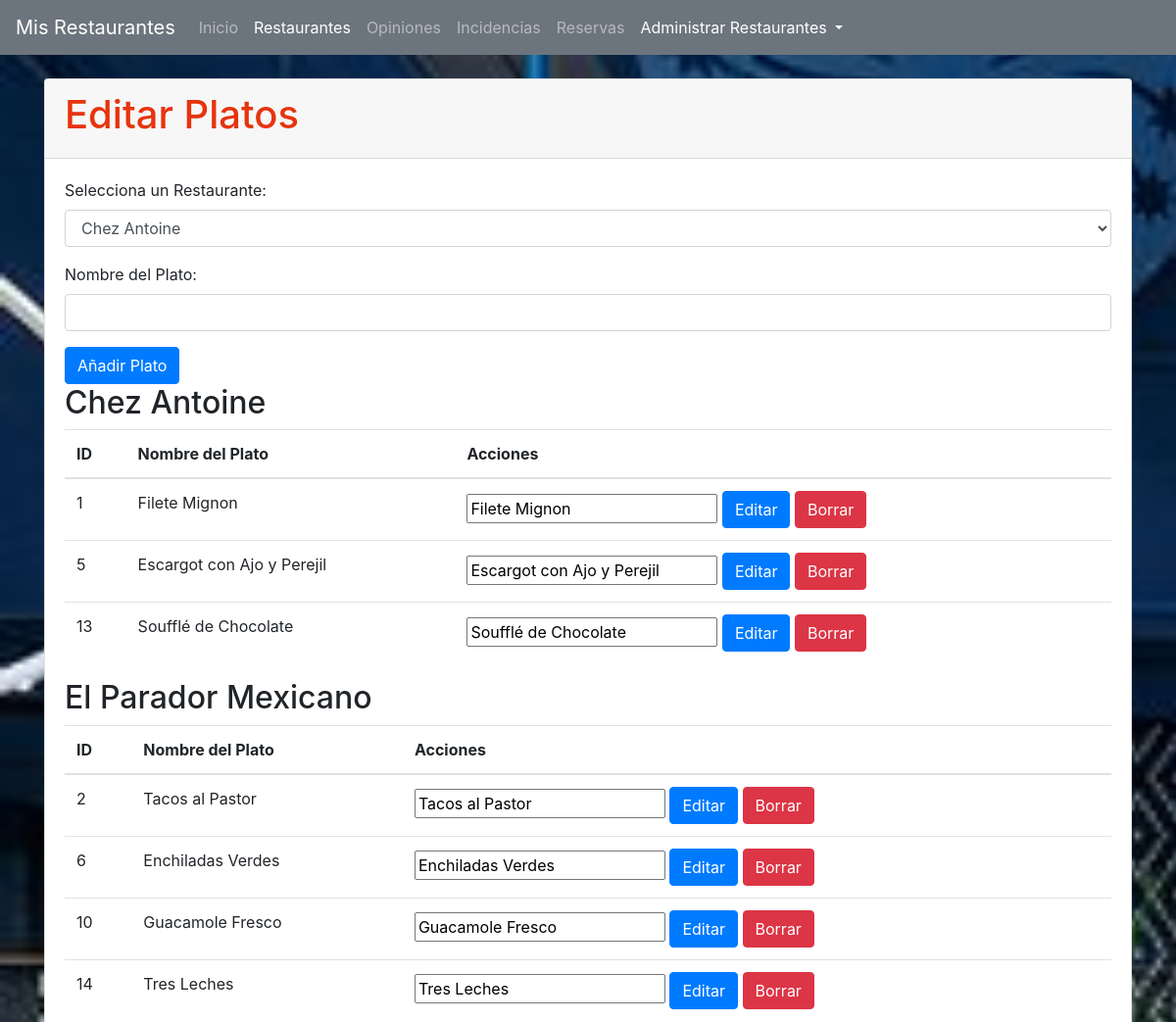
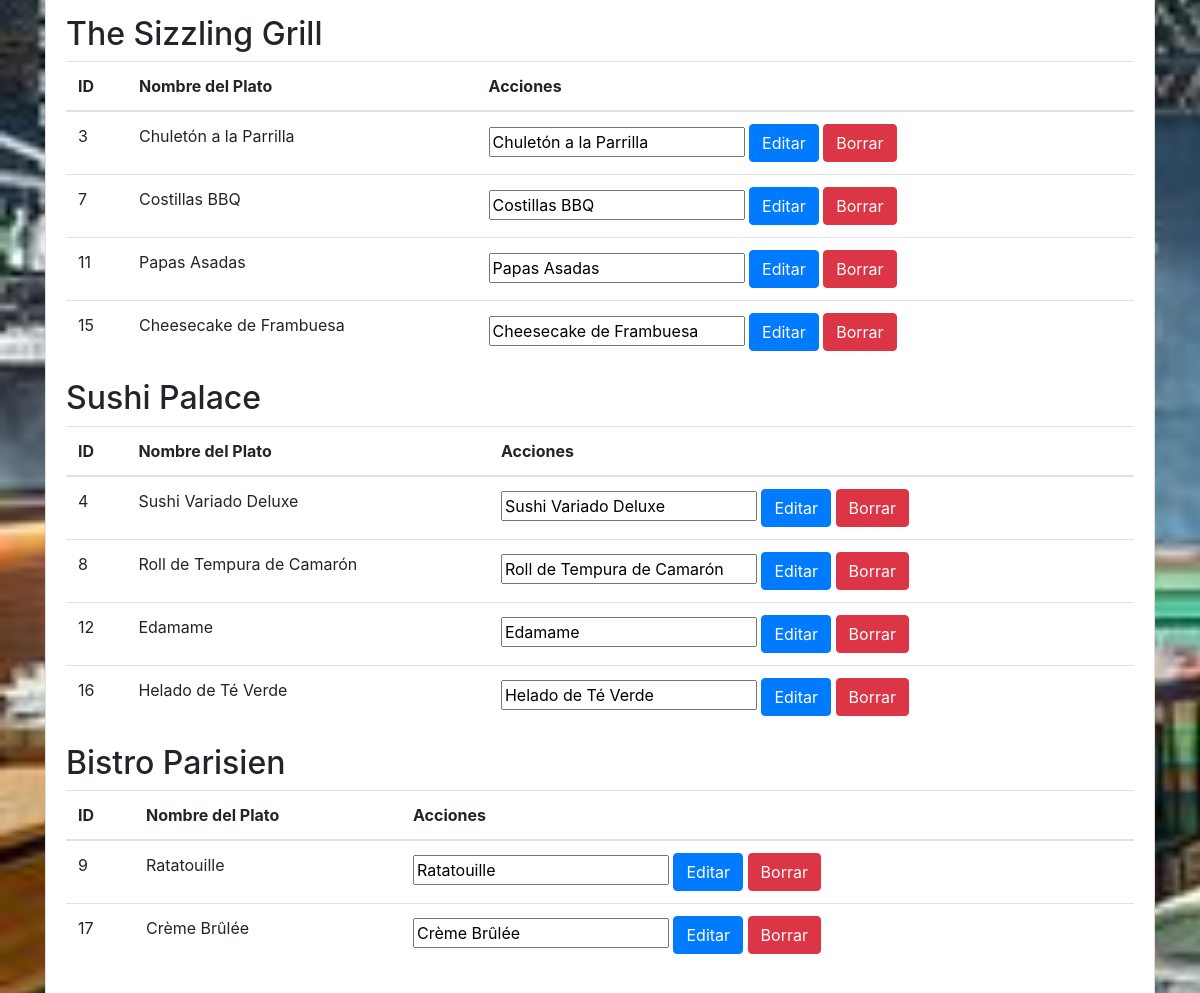
The app's page /editar_platos.php (signed in) with its own data (2 pictures, top to bottom).
### tables this page shows
CREATE TABLE restaurantes (
    id INT PRIMARY KEY AUTO_INCREMENT,
    nombre VARCHAR(255) NOT NULL
);

CREATE TABLE platos (
    id INT PRIMARY KEY AUTO_INCREMENT,
    nombre VARCHAR(255) NOT NULL,
    id_restaurante INT,
    FOREIGN KEY (id_restaurante) REFERENCES restaurantes(id)
);

### editar_platos.php (the view, shortened to what this page needs)
<?php
require_once 'db.php';
function obtenerRestaurantes() {
    global $conn;
    $sql = "SELECT id, nombre FROM restaurantes";
    $result = $conn->query($sql);
    $restaurantes = array();
    while ($row = $result->fetch_assoc()) {
        $restaurantes[] = $row;
    }
    return $restaurantes;
}
function obtenerPlatosRestaurante($idRestaurante) {
    $servername = "web.c6ivyf6dwj1q.us-east-1.rds.amazonaws.com";
    $username = "admin";
    $password = "admin1234";
    $database = "mi_restaurante";
    $port = 3306;
    $conn = new mysqli($servername, $username, $password, $database, $port);
    $sql = "SELECT id, nombre FROM platos WHERE id_restaurante = $idRestaurante";
    $result = $conn->query($sql);
    $platos = array();
    if ($result->num_rows > 0) {
        while ($row = $result->fetch_assoc()) {
            $platos[] = $row;
        }
    }
    return $platos;
}
$restaurantes = obtenerRestaurantes();
?>
<!DOCTYPE html>
<html lang="es">
<head>
    <link rel="stylesheet" href="https://stackpath.bootstrapcdn.com/bootstrap/4.5.2/css/bootstrap.min.css">
    <link rel="stylesheet" href="estilo.css">
</head>
<body>
    <nav class="navbar navbar-expand-lg navbar-dark bg-secondary">
        <a class="navbar-brand" href="index.php">Mis Restaurantes</a>
        <div class="collapse navbar-collapse" id="navbarNav">
            <ul class="navbar-nav">
                <li class="nav-item ">
                    <a class="nav-link" href="index.php">Inicio</a>
                </li>
                <li class="nav-item active">
                    <a class="nav-link" href="restaurantes.php">Restaurantes</a>
                </li>
                <li class="nav-item">
                    <a class="nav-link" href="opiniones.php">Opiniones</a>
                </li>
                <li class="nav-item">
                    <a class="nav-link" href="incidencias.php">Incidencias</a>
                </li>
                <li class="nav-item">
                    <a class="nav-link" href="reservas.php">Reservas</a>
                </li>
                <?php if ($_SESSION['usuario']['rol'] === 'admin'): ?>
                    <li class="nav-item dropdown active">
                        <a class="nav-link dropdown-toggle" href="#" id="navbarDropdown" role="button" data-toggle="dropdown" aria-haspopup="true" aria-expanded="false">
                            Administrar Restaurantes
                        </a>
                    </li>
                <?php endif; ?>
            </ul>
        </div>
    </nav>
    <div class="container mt-4">
        <div class="card">
            <div class="card-header">
                <h1 class="bienvenida">Editar Platos</h1>
            </div>
            <div class="card-body">
                <form method="POST">
                    <div class="form-group">
                        <label for="id_restaurante_insertar">Selecciona un Restaurante:</label>
                        <select class="form-control" id="id_restaurante_insertar" name="id_restaurante_insertar">
                            <?php
                            foreach ($restaurantes as $restaurante) {
                                echo "<option value='{$restaurante['id']}'>{$restaurante['nombre']}</option>";
                            }
                            ?>
                        </select>
                    </div>
                    <div class="form-group">
                        <label for="nombre_plato">Nombre del Plato:</label>
                        <input type="text" class="form-control" id="nombre_plato" name="nombre_plato" required>
                    </div>
                    <button type="submit" class="btn btn-primary" name="insertar">Añadir Plato</button>
                </form>
                <?php foreach ($restaurantes as $restaurante): ?>
                    <h2><?php echo $restaurante['nombre']; ?></h2>
                    <table class="table">
                        <thead>
                            <tr>
                                <th>ID</th>
                                <th>Nombre del Plato</th>
                                <th>Acciones</th>
                            </tr>
                        </thead>
                        <tbody>
                            <?php
                            $platosRestaurante = obtenerPlatosRestaurante($restaurante['id'], $conn);
                            foreach ($platosRestaurante as $plato): ?>
                                <tr>
                                    <td><?php echo $plato['id']; ?></td>
                                    <td><?php echo $plato['nombre']; ?></td>
                                    <td>
                                        <form method="POST" style="display: inline-block;">
                                            <input type="text" name="nuevo_nombre_plato" placeholder="Nuevo Nombre" value="<?php echo $plato['nombre']; ?>" required>
                                            <button type="submit" class="btn btn-primary" name="editar">Editar</button>
                                        </form>
                                        <form method="POST" style="display: inline-block;">
                                            <button type="submit" class="btn btn-danger" name="borrar">Borrar</button>
                                        </form>
                                    </td>
                                </tr>
                            <?php endforeach; ?>
                        </tbody>
                    </table>
                <?php endforeach; ?>
            </div>
        </div>
    </div>
</body>
</html>

### estilo.css (style rules this page uses)
body { background-image: url("restaurante.jpg"); background-repeat: no-repeat; background-attachment: fixed; background-size: cover; }
.bienvenida { color: rgb(230, 52, 14); }

### records on screen
restaurantes: nombre "Chez Antoine"
platos: id "1", nombre "Filete Mignon", nuevo_nombre_plato "Filete Mignon"
platos: id "5", nombre "Escargot con Ajo y Perejil", nuevo_nombre_plato "Escargot con Ajo y Perejil"
platos: id "13", nombre "Soufflé de Chocolate", nuevo_nombre_plato "Soufflé de Chocolate"
restaurantes: nombre "El Parador Mexicano"
platos: id "2", nombre "Tacos al Pastor", nuevo_nombre_plato "Tacos al Pastor"
platos: id "6", nombre "Enchiladas Verdes", nuevo_nombre_plato "Enchiladas Verdes"
platos: id "10", nombre "Guacamole Fresco", nuevo_nombre_plato "Guacamole Fresco"
platos: id "14", nombre "Tres Leches", nuevo_nombre_plato "Tres Leches"
restaurantes: nombre "The Sizzling Grill"
platos: id "3", nombre "Chuletón a la Parrilla", nuevo_nombre_plato "Chuletón a la Parrilla"
platos: id "7", nombre "Costillas BBQ", nuevo_nombre_plato "Costillas BBQ"
platos: id "11", nombre "Papas Asadas", nuevo_nombre_plato "Papas Asadas"
platos: id "15", nombre "Cheesecake de Frambuesa", nuevo_nombre_plato "Cheesecake de Frambuesa"
restaurantes: nombre "Sushi Palace"
platos: id "4", nombre "Sushi Variado Deluxe", nuevo_nombre_plato "Sushi Variado Deluxe"
platos: id "8", nombre "Roll de Tempura de Camarón", nuevo_nombre_plato "Roll de Tempura de Camarón"
platos: id "12", nombre "Edamame", nuevo_nombre_plato "Edamame"
platos: id "16", nombre "Helado de Té Verde", nuevo_nombre_plato "Helado de Té Verde"
restaurantes: nombre "Bistro Parisien"
platos: id "9", nombre "Ratatouille", nuevo_nombre_plato "Ratatouille"
platos: id "17", nombre "Crème Brûlée", nuevo_nombre_plato "Crème Brûlée"

### other values on screen
form field id_restaurante_insertar "Chez Antoine"
